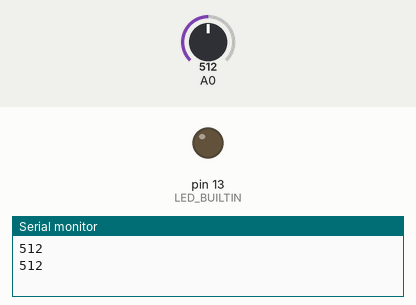
A sketch run on a simulated Arduino Uno, built with avr-gcc and run on an emulated ATmega328P. On the bench: output pins drawn as LEDs (lit = HIGH), the last lines printed to the serial monitor. The inputs (shaded band) are chosen by the test bench; at power-on: A0 = 512.

Above: at 1.8 s.
1.9 s: A0 set to 409
3.4 s: A0 set to 388
At 4.6 s:
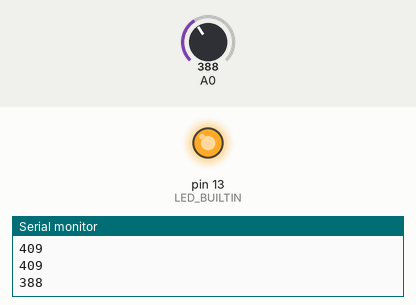
5.5 s: A0 set to 410
At 7.2 s:
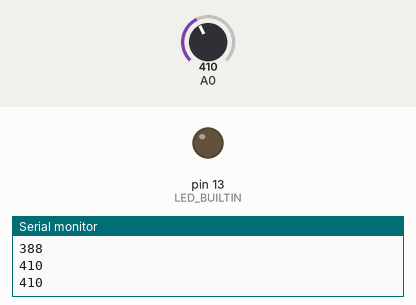
7.5 s: A0 set to 390
At 8.9 s:
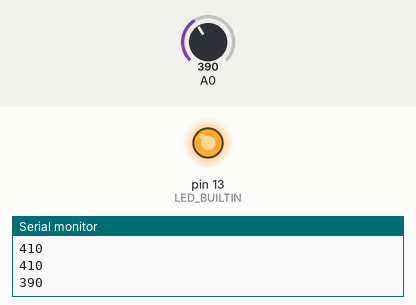
Timing chart, 0 to 10.5 s (numbered marks = the images above; inputs shaded):
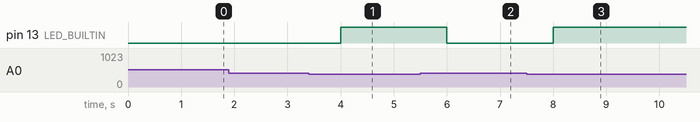

The sketch:

project1BenjaminHodgson.ino
```cpp
void setup() {
 Serial.begin(9600);
 pinMode(LED_BUILTIN, OUTPUT);

}

void loop() {
  int val;
  val = analogRead(0); //connect sensor to Analog 0
  Serial.println(val); //print the value to serial port
  digitalWrite(LED_BUILTIN, LOW);
  if (val <= 400)
  {
    digitalWrite(LED_BUILTIN, HIGH);
    delay(1000);
    return 0;
  }
  else if (val >= 400)
  {
    digitalWrite(LED_BUILTIN, LOW);
    delay(1000);
    return 0;
  }
}
```

Measured:
- the behaviour switches between 401 and 400 on A0 (found by bisection; images 0 and 1)
- after the input at 3.4 s, pin 13 (LED_BUILTIN): LOW → HIGH after 0.60 s
- after the input at 5.5 s, pin 13 (LED_BUILTIN): HIGH → LOW after 0.50 s
- after the input at 7.5 s, pin 13 (LED_BUILTIN): LOW → HIGH after 0.50 s
